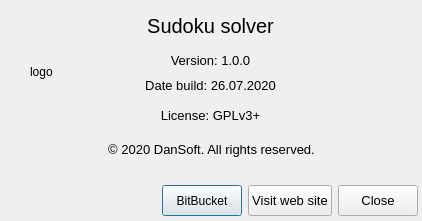
<?xml version="1.0" encoding="UTF-8"?>
<ui version="4.0">
 <class>FormAbout</class>
 <widget class="QDialog" name="FormAbout">
  <property name="geometry">
   <rect>
    <x>0</x>
    <y>0</y>
    <width>422</width>
    <height>221</height>
   </rect>
  </property>
  <property name="windowTitle">
   <string notr="true">Dialog</string>
  </property>
  <widget class="QLabel" name="label">
   <property name="geometry">
    <rect>
     <x>10</x>
     <y>10</y>
     <width>401</width>
     <height>31</height>
    </rect>
   </property>
   <property name="font">
    <font>
     <pointsize>15</pointsize>
    </font>
   </property>
   <property name="text">
    <string>Sudoku solver</string>
   </property>
   <property name="alignment">
    <set>Qt::AlignCenter</set>
   </property>
  </widget>
  <widget class="QLabel" name="label_2">
   <property name="geometry">
    <rect>
     <x>10</x>
     <y>50</y>
     <width>401</width>
     <height>21</height>
    </rect>
   </property>
   <property name="font">
    <font>
     <pointsize>10</pointsize>
    </font>
   </property>
   <property name="text">
    <string notr="true">Version: 1.0.0</string>
   </property>
   <property name="alignment">
    <set>Qt::AlignCenter</set>
   </property>
  </widget>
  <widget class="QLabel" name="label_3">
   <property name="geometry">
    <rect>
     <x>10</x>
     <y>70</y>
     <width>401</width>
     <height>31</height>
    </rect>
   </property>
   <property name="font">
    <font>
     <pointsize>10</pointsize>
    </font>
   </property>
   <property name="text">
    <string notr="true">Date build: 26.07.2020</string>
   </property>
   <property name="alignment">
    <set>Qt::AlignCenter</set>
   </property>
  </widget>
  <widget class="QLabel" name="label_4">
   <property name="geometry">
    <rect>
     <x>6</x>
     <y>140</y>
     <width>411</width>
     <height>20</height>
    </rect>
   </property>
   <property name="font">
    <font>
     <pointsize>10</pointsize>
    </font>
   </property>
   <property name="text">
    <string notr="true">&lt;html&gt;&lt;head/&gt;&lt;body&gt;&lt;p&gt;© 2020 DanSoft. All rights reserved.&lt;/p&gt;&lt;/body&gt;&lt;/html&gt;</string>
   </property>
   <property name="alignment">
    <set>Qt::AlignCenter</set>
   </property>
  </widget>
  <widget class="QLabel" name="label_5">
   <property name="geometry">
    <rect>
     <x>30</x>
     <y>40</y>
     <width>64</width>
     <height>64</height>
    </rect>
   </property>
   <property name="text">
    <string notr="true">logo</string>
   </property>
   <property name="scaledContents">
    <bool>true</bool>
   </property>
  </widget>
  <widget class="QLabel" name="label_6">
   <property name="geometry">
    <rect>
     <x>10</x>
     <y>100</y>
     <width>401</width>
     <height>31</height>
    </rect>
   </property>
   <property name="font">
    <font>
     <pointsize>10</pointsize>
    </font>
   </property>
   <property name="text">
    <string>License: GPLv3+</string>
   </property>
   <property name="alignment">
    <set>Qt::AlignCenter</set>
   </property>
  </widget>
  <widget class="QFrame" name="frame">
   <property name="geometry">
    <rect>
     <x>0</x>
     <y>180</y>
     <width>421</width>
     <height>41</height>
    </rect>
   </property>
   <property name="frameShape">
    <enum>QFrame::NoFrame</enum>
   </property>
   <property name="frameShadow">
    <enum>QFrame::Raised</enum>
   </property>
   <layout class="QHBoxLayout" name="horizontalLayout">
    <property name="spacing">
     <number>6</number>
    </property>
    <property name="leftMargin">
     <number>3</number>
    </property>
    <property name="topMargin">
     <number>3</number>
    </property>
    <property name="rightMargin">
     <number>3</number>
    </property>
    <property name="bottomMargin">
     <number>3</number>
    </property>
    <item>
     <spacer name="horizontalSpacer">
      <property name="orientation">
       <enum>Qt::Horizontal</enum>
      </property>
      <property name="sizeHint" stdset="0">
       <size>
        <width>40</width>
        <height>20</height>
       </size>
      </property>
     </spacer>
    </item>
    <item>
     <widget class="QPushButton" name="pushButton_3">
      <property name="minimumSize">
       <size>
        <width>0</width>
        <height>31</height>
       </size>
      </property>
      <property name="text">
       <string notr="true">BitBucket</string>
      </property>
     </widget>
    </item>
    <item>
     <widget class="QPushButton" name="pushButton_2">
      <property name="minimumSize">
       <size>
        <width>0</width>
        <height>31</height>
       </size>
      </property>
      <property name="font">
       <font>
        <pointsize>10</pointsize>
       </font>
      </property>
      <property name="text">
       <string>Visit web site</string>
      </property>
     </widget>
    </item>
    <item>
     <widget class="QPushButton" name="pushButton">
      <property name="minimumSize">
       <size>
        <width>0</width>
        <height>31</height>
       </size>
      </property>
      <property name="font">
       <font>
        <pointsize>10</pointsize>
       </font>
      </property>
      <property name="text">
       <string>Close</string>
      </property>
     </widget>
    </item>
   </layout>
  </widget>
 </widget>
 <resources/>
 <connections/>
</ui>
